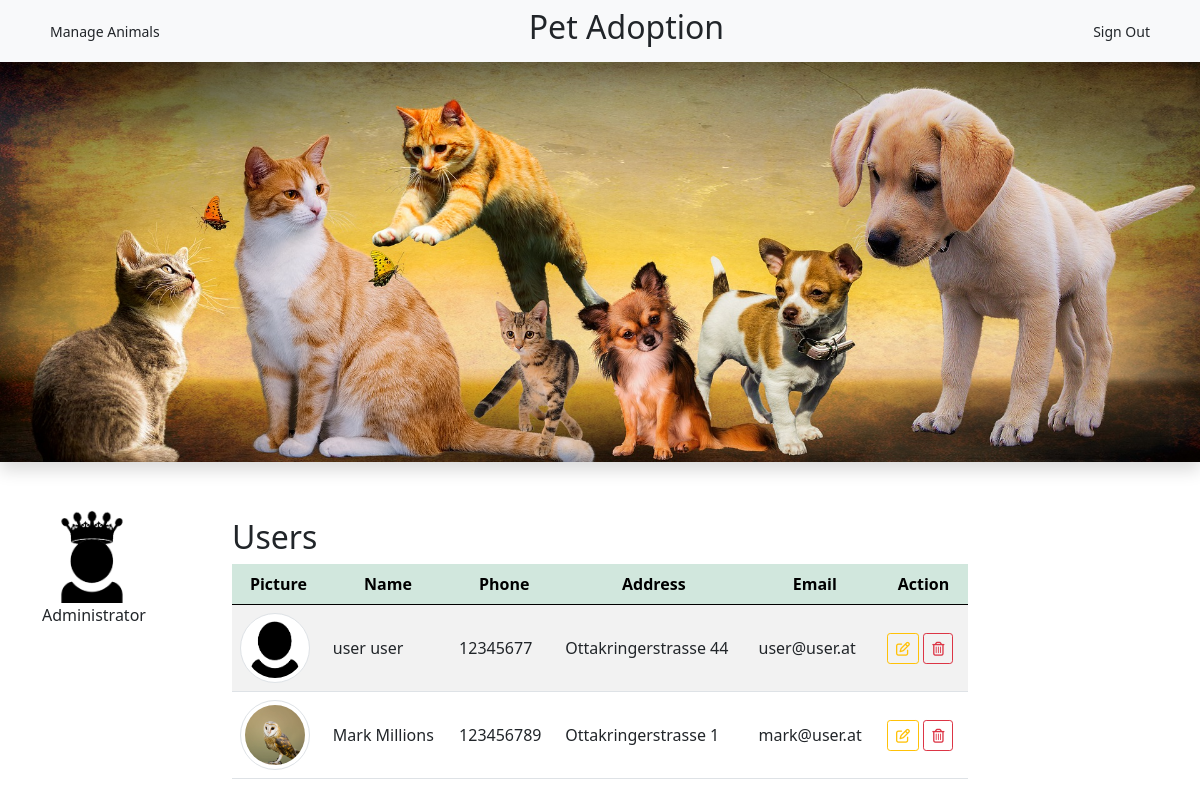
Screenshot of /dashboard.php (signed in) with the database file from the repository.
### tables this page shows
CREATE TABLE `users` (
  `id` int(11) NOT NULL,
  `first_name` varchar(50) NOT NULL,
  `last_name` varchar(50) NOT NULL,
  `email` varchar(50) NOT NULL,
  `phone` varchar(50) NOT NULL,
  `address` varchar(50) NOT NULL,
  `picture` varchar(100) DEFAULT NULL,
  `password` varchar(256) NOT NULL,
  `status` enum('user','adm') NOT NULL DEFAULT 'user'
);

### dashBoard.php (the view, shortened to what this page needs)
<?php
require_once 'components/db_connect.php';
$status = 'adm';
$sql = "SELECT * FROM users WHERE status != '$status'";
$result = mysqli_query($connect, $sql);
$tbody = '';
if ($result->num_rows > 0) {
    while ($row = $result->fetch_array(MYSQLI_ASSOC)) {
        $tbody .= "<tr>
            <td><img class='img-thumbnail rounded-circle' src='pictures/" . $row['picture'] . "' alt=" . $row['first_name'] . "></td>
            <td>" . $row['first_name'] . " " . $row['last_name'] . "</td>
            <td>" . $row['phone'] . "</td>
            <td>" . $row['address'] . "</td>
            <td>" . $row['email'] . "</td>
            <td>
                <a href='update.php?id=" . $row['id'] . "'><button class='btn btn-outline-warning btn-sm' type='button'><i class='far fa-edit'></i></button></a>
                <a href='delete.php?id=" . $row['id'] . "'><button class='btn btn-outline-danger btn-sm' type='button'><i class='far fa-trash-alt'></i></button></a>
            </td>
         </tr>";
    }
} else {
    $tbody = "<tr><td colspan='5'><center>No Data Available </center></td></tr>";
}
?>
<!DOCTYPE html>
<html lang="en">
<head>
    <?php require_once 'components/boot.php'?>
</head>
<body>
<?php require_once 'components/admin_nav.php'?>
<div>
    <img src="pictures/header.jpeg" class="img-fluid shadow" >
</div>
<div class="container my-5">
    <div class="row">
        <div class="col-2">
        <img class="userImage" src="pictures/admavatar.png" alt="Adm avatar">
        <p class="">Administrator</p>
        </div>
        <div class="col-8 mt-2">
        <p class='h2'>Users</p>
        <table class='table table-striped'>
            <thead class='table-success'>
                <tr>
                    <th>Picture</th>
                    <th>Name</th>
                    <th>Phone</th>
                    <th>Address</th>
                    <th>Email</th>
                    <th>Action</th>
                </tr>
            </thead>
            <tbody>
            <?=$tbody?>
            </tbody>
        </table>
        </div>
    </div>
</div>
</body>
</html>

### dashBoard.php (style rules this page uses)
.img-thumbnail { width: 70px !important; height: 70px !important; }
td { text-align: left; vertical-align: middle; }
tr { text-align: center; }
.userImage { width: 100px; height: auto; }

### rows the page displays
users: picture (picture), first_name "user", last_name "user", phone "12345677", address "Ottakringerstrasse 44", email "user@user.at"
users: picture (picture), first_name "Mark", last_name "Millions", phone "123456789", address "Ottakringerstrasse 1", email "mark@user.at"
